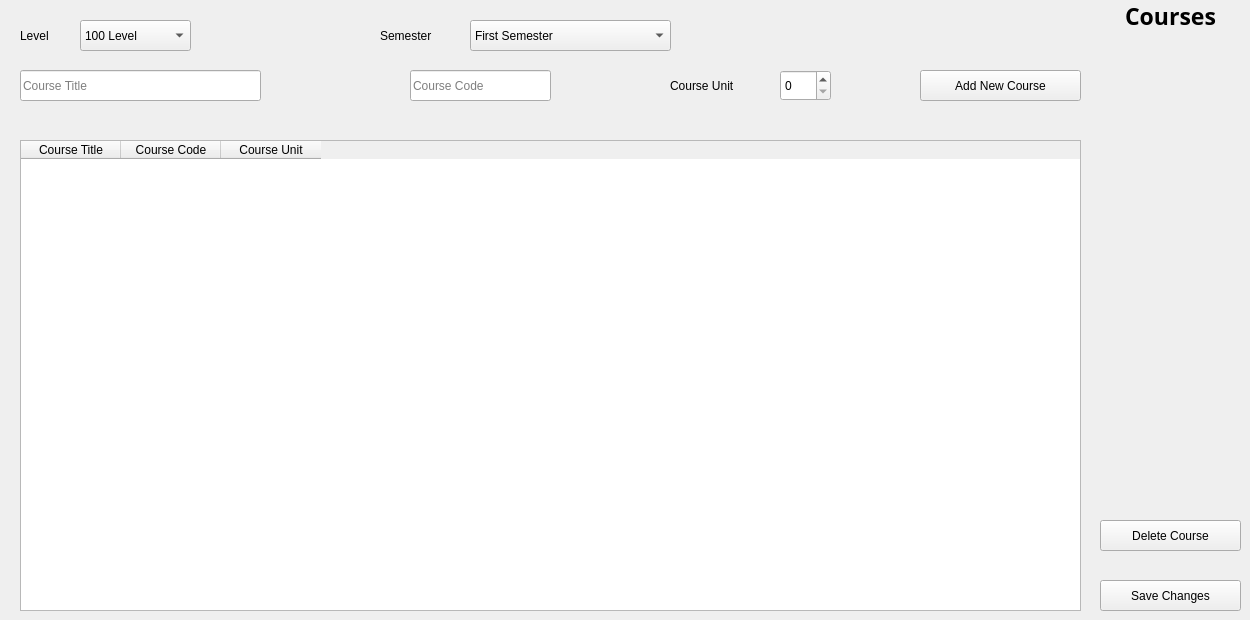
      <widget class="QWidget" name="tab_5">
       <attribute name="title">
        <string>Tab 2</string>
       </attribute>
       <widget class="QLabel" name="label_9">
        <property name="geometry">
         <rect>
          <x>1110</x>
          <y>0</y>
          <width>121</width>
          <height>31</height>
         </rect>
        </property>
        <property name="font">
         <font>
          <family>Segoe Print</family>
          <pointsize>17</pointsize>
          <weight>75</weight>
          <bold>true</bold>
         </font>
        </property>
        <property name="text">
         <string>Courses</string>
        </property>
        <property name="alignment">
         <set>Qt::AlignCenter</set>
        </property>
       </widget>
       <widget class="QLineEdit" name="lineEdit_course_code">
        <property name="geometry">
         <rect>
          <x>410</x>
          <y>70</y>
          <width>141</width>
          <height>31</height>
         </rect>
        </property>
        <property name="placeholderText">
         <string>Course Code</string>
        </property>
       </widget>
       <widget class="QPushButton" name="pushButton_add_new_courses">
        <property name="geometry">
         <rect>
          <x>920</x>
          <y>70</y>
          <width>161</width>
          <height>31</height>
         </rect>
        </property>
        <property name="text">
         <string>Add New Course</string>
        </property>
       </widget>
       <widget class="QSpinBox" name="spinBox_course_unit">
        <property name="geometry">
         <rect>
          <x>780</x>
          <y>70</y>
          <width>51</width>
          <height>31</height>
         </rect>
        </property>
        <property name="maximum">
         <number>5</number>
        </property>
       </widget>
       <widget class="QLineEdit" name="lineEdit_course_title">
        <property name="geometry">
         <rect>
          <x>20</x>
          <y>70</y>
          <width>241</width>
          <height>31</height>
         </rect>
        </property>
        <property name="placeholderText">
         <string>Course Title</string>
        </property>
       </widget>
       <widget class="QPushButton" name="pushButton_save_changes">
        <property name="geometry">
         <rect>
          <x>1100</x>
          <y>580</y>
          <width>141</width>
          <height>31</height>
         </rect>
        </property>
        <property name="text">
         <string>Save Changes</string>
        </property>
       </widget>
       <widget class="QLabel" name="label_13">
        <property name="geometry">
         <rect>
          <x>670</x>
          <y>70</y>
          <width>101</width>
          <height>31</height>
         </rect>
        </property>
        <property name="text">
         <string>Course Unit </string>
        </property>
       </widget>
       <widget class="QTableWidget" name="tableWidget_course_info">
        <property name="geometry">
         <rect>
          <x>20</x>
          <y>140</y>
          <width>1061</width>
          <height>471</height>
         </rect>
        </property>
        <property name="rowCount">
         <number>0</number>
        </property>
        <property name="columnCount">
         <number>3</number>
        </property>
        <column>
         <property name="text">
          <string>Course Title</string>
         </property>
        </column>
        <column>
         <property name="text">
          <string>Course Code</string>
         </property>
        </column>
        <column>
         <property name="text">
          <string>Course Unit</string>
         </property>
        </column>
       </widget>
       <widget class="QComboBox" name="comboBox_level">
        <property name="geometry">
         <rect>
          <x>80</x>
          <y>20</y>
          <width>111</width>
          <height>31</height>
         </rect>
        </property>
        <item>
         <property name="text">
          <string>100 Level</string>
         </property>
        </item>
        <item>
         <property name="text">
          <string>200 Level</string>
         </property>
        </item>
        <item>
         <property name="text">
          <string>300 Level</string>
         </property>
        </item>
        <item>
         <property name="text">
          <string>400 Level</string>
         </property>
        </item>
       </widget>
       <widget class="QLabel" name="label_16">
        <property name="geometry">
         <rect>
          <x>20</x>
          <y>20</y>
          <width>61</width>
          <height>31</height>
         </rect>
        </property>
        <property name="text">
         <string>Level</string>
        </property>
       </widget>
       <widget class="QLabel" name="label_17">
        <property name="geometry">
         <rect>
          <x>380</x>
          <y>20</y>
          <width>81</width>
          <height>31</height>
         </rect>
        </property>
        <property name="text">
         <string>Semester</string>
        </property>
       </widget>
       <widget class="QComboBox" name="comboBox_semester">
        <property name="geometry">
         <rect>
          <x>470</x>
          <y>20</y>
          <width>201</width>
          <height>31</height>
         </rect>
        </property>
        <item>
         <property name="text">
          <string>First Semester</string>
         </property>
        </item>
        <item>
         <property name="text">
          <string>Second Semester</string>
         </property>
        </item>
       </widget>
       <widget class="QPushButton" name="pushButton_delete_course">
        <property name="geometry">
         <rect>
          <x>1100</x>
          <y>520</y>
          <width>141</width>
          <height>31</height>
         </rect>
        </property>
        <property name="text">
         <string>Delete Course</string>
        </property>
       </widget>
      </widget>
